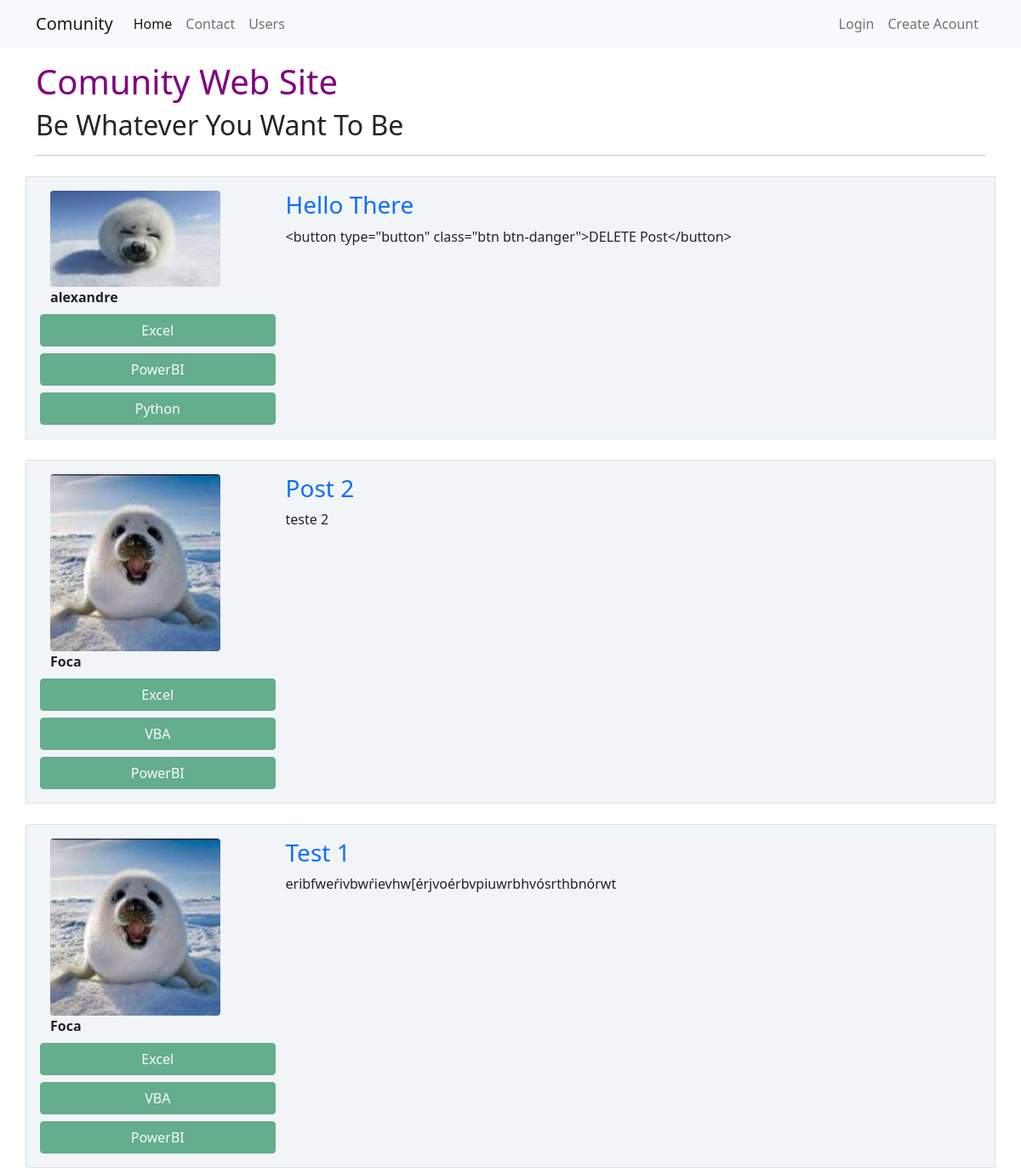
The page / on the database its author committed.
### communitywebsite/models.py (models this page shows, shortened)
class Post(database.Model):
    id = database.Column(database.Integer, primary_key=True)
    title = database.Column(database.String, nullable=False)
    body = database.Column(database.Text, nullable=False)
    creation_date = database.Column(database.DateTime, nullable=False, default=datetime.utcnow)
    user_id = database.Column(database.Integer, database.ForeignKey('customer.id'), nullable=False)

class Customer(database.Model, UserMixin):
    id = database.Column(database.Integer, primary_key=True)
    username = database.Column(database.String, nullable=False)
    email = database.Column(database.String, nullable=False, unique=True)
    password = database.Column(database.String, nullable=False)
    user_picture = database.Column(database.String, default='default.jpg')
    posts = database.relationship('Post', backref='author', lazy=True)
    courses = database.Column(database.String, nullable=False, default='Uninformed')

### communitywebsite/routes.py (the view)
@app.route('/')
def home():
    posts = Post.query.order_by(Post.id.desc())
    return render_template('home.html', posts=posts)

### communitywebsite/templates/home.html
{% extends 'base.html' %}
{% block body %}
    <div class="container mt-3">
        <h1 style="color: Purple">Comunity Web Site</h1>
        <h2>Be Whatever You Want To Be</h2>
        <hr>
        {% for post in posts %}
        <div class="row border mt-4 p-3 mypost">
            <div class="col col-3">
                <div class="image pe-2"> <img src="{{ url_for('static', filename='Profile_Pictures/{}'.format(post.author.user_picture)) }}" class="rounded" width="200"> </div>
                <strong>{{ post.author.username }}</strong>
                <div class="row justify-content-center">
                        {% for course in post.author.courses.split(';') %}
                            <button type="button" class="btn btn-success mt-2" disabled>{{ course }}</button>
                        {% endfor %}
                </div>
            </div>
            <div class="col col-9">
                <a style="text-decoration: none" href="{{ url_for('show_post', post_id=post.id) }}"><h3>{{ post.title }}</h3></a>
                <p>{{ post.body }}</p>
            </div>
        </div>
        {% endfor %}
    </div>
{% endblock %}

### communitywebsite/templates/base.html (shortened to what this page needs)
<!DOCTYPE html>
<html lang="pt-br">
  <head>
        <link href="https://cdn.jsdelivr.net/npm/bootstrap@5.1.3/dist/css/bootstrap.min.css" rel="stylesheet">
        <link rel="stylesheet" type="text/css" href="{{ url_for('static', filename='main.css') }}">
  </head>
  <body>
    {% include 'navbar.html' %}
    {% block body %}
    {% endblock %}
  </body>
</html>

### communitywebsite/templates/navbar.html
<nav class="navbar navbar-expand-lg navbar-light bg-light">
  <div class="container-fluid container">
    <a class="navbar-brand" href="{{ url_for('home')}}">Comunity</a>
    <div class="collapse navbar-collapse" id="navbarSupportedContent">
      <ul class="navbar-nav me-auto mb-2 mb-lg-0">
        <li class="nav-item">
          <a class="nav-link active" aria-current="page" href="{{ url_for('home')}}">Home</a>
        </li>
        <li class="nav-item">
          <a class="nav-link" href="{{ url_for('contact')}}">Contact</a>
        </li>
        <li class="nav-item">
          <a class="nav-link" href="{{ url_for('users')}}">Users</a>
        </li>
      </ul>
      <ul class="navbar-nav">
        {% if current_user.is_authenticated %}
          <li class="nav-item">
            <a class="nav-link" href="{{ url_for('post_create')}}">Post Creation</a>
          </li>
          <li class="nav-item">
            <a class="nav-link" href="{{ url_for('profile')}}">My Profile</a>
          </li>
          <li class="nav-item">
            <a class="nav-link" href="{{ url_for('get_out')}}">Exit</a>
          </li>
        {% else %}
          <li class="nav-item">
            <a class="nav-link" href="{{ url_for('login')}}">Login</a>
          </li>
          <li class="nav-item">
            <a class="nav-link" href="{{ url_for('login')}}">Create Acount</a>
          </li>
        {% endif %}
      </ul>
    </div>
  </div>
</nav>

### communitywebsite/static/main.css (style rules this page uses)
.mypost { background: #f2f5f8 !important; }

### rows shown on the page
Post: user_picture (picture), author.username "alexandre", course "Excel" "PowerBI" "Python", title "Hello There", body "<button type=\"button\" class=\"btn btn-danger\">DELETE Post</button>"
Post: user_picture (picture), author.username "Foca", course "Excel" "VBA" "PowerBI", title "Post 2", body "teste 2"
Post: user_picture (picture), author.username "Foca", course "Excel" "VBA" "PowerBI", title "Test 1", body "eribfweŕivbwŕievhw[érjvoérbvpiuwrbhvósrthbnórwt"
